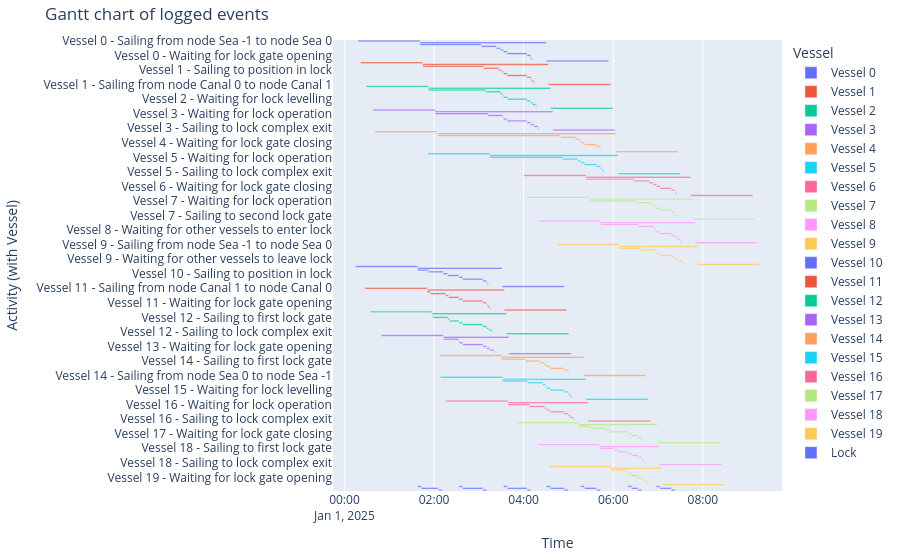

The notebook cell this image was saved under:
### Markdown cell above
#### Gantt chart of event table

### Code cell
df_eventtable = logbook2eventtable([*vessels, lock_chamber])
fig = generate_vessel_gantt_chart(df_eventtable)

### Figure 1 — Plotly figure (JSON) as saved in the notebook; plotly's stock layout.template omitted (floating-point values rounded to 4 significant figures)
{"data": [{"base": ["2025-01-01T00:17:55.000000", "2025-01-01T01:41:15.000000", "2025-01-01T01:41:15.000000", "2025-01-01T03:03:18.000000", "2025-01-01T03:23:18.000000", "2025-01-01T03:28:58.000000", "2025-01-01T03:33:06.000000", "2025-01-01T03:38:06.000000", "2025-01-01T04:04:26.000000", "2025-01-01T04:09:26.000000", "2025-01-01T04:10:15.000000", "2025-01-01T04:30:15.000000"], "hovertemplate": "object name=Vessel 0<br>start time=%{base}<br>stop time=%{x}<br>activity label=%{y}<extra></extra>", "legendgroup": "Vessel 0", "marker": {"color": "#636efa", "pattern": {"shape": ""}}, "name": "Vessel 0", "orientation": "h", "showlegend": true, "textposition": "auto", "type": "bar", "x": [5000000, 10140000, 4923000, 1200000, 340000, 248000, 300000, 1580000, 300000, 49000, 92000, 5000000], "xaxis": "x", "y": ["Vessel 0 - Sailing from node Sea -1 to node Sea 0", "Vessel 0 - Sailing from node Sea 0 to node Canal 0", "Vessel 0 - Waiting for lock operation", "Vessel 0 - Sailing to first lock gate", "Vessel 0 - Sailing to position in lock", "Vessel 0 - Waiting for other vessels to enter lock", "Vessel 0 - Waiting for lock gate closing", "Vessel 0 - Waiting for lock levelling", "Vessel 0 - Waiting for lock gate opening", "Vessel 0 - Sailing to second lock gate", "Vessel 0 - Sailing to lock complex exit", "Vessel 0 - Sailing from node Canal 0 to node Canal 1"], "yaxis": "y"}, {"base": ["2025-01-01T00:21:25.000000", "2025-01-01T01:44:45.000000", "2025-01-01T01:44:45.000000", "2025-01-01T03:06:18.000000", "2025-01-01T03:26:18.000000", "2025-01-01T03:30:21.000000", "2025-01-01T03:33:06.000000", "2025-01-01T03:38:06.000000", "2025-01-01T04:04:26.000000", "2025-01-01T04:09:26.000000", "2025-01-01T04:10:49.000000", "2025-01-01T04:13:15.000000", "2025-01-01T04:33:15.000000"], "hovertemplate": "object name=Vessel 1<br>start time=%{base}<br>stop time=%{x}<br>activity label=%{y}<extra></extra>", "legendgroup": "Vessel 1", "marker": {"color": "#EF553B", "pattern": {"shape": ""}}, "name": "Vessel 1", "orientation": "h", "showlegend": true, "textposition": "auto", "type": "bar", "x": [5000000, 10110000, 4893000, 1200000, 243000, 165000, 300000, 1580000, 300000, 83000, 146000, 92000, 5000000], "xaxis": "x", "y": ["Vessel 1 - Sailing from node Sea -1 to node Sea 0", "Vessel 1 - Sailing from node Sea 0 to node Canal 0", "Vessel 1 - Waiting for lock operation", "Vessel 1 - Sailing to first lock gate", "Vessel 1 - Sailing to position in lock", "Vessel 1 - Waiting for other vessels to enter lock", "Vessel 1 - Waiting for lock gate closing", "Vessel 1 - Waiting for lock levelling", "Vessel 1 - Waiting for lock gate opening", "Vessel 1 - Waiting for other vessels to leave lock", "Vessel 1 - Sailing to second lock gate", "Vessel 1 - Sailing to lock complex exit", "Vessel 1 - Sailing from node Canal 0 to node Canal 1"], "yaxis": "y"}, {"base": ["2025-01-01T00:28:58.000000", "2025-01-01T01:52:18.000000", "2025-01-01T01:52:18.000000", "2025-01-01T03:09:18.000000", "2025-01-01T03:29:18.000000", "2025-01-01T03:31:43.000000", "2025-01-01T03:33:06.000000", "2025-01-01T03:38:06.000000", "2025-01-01T04:04:26.000000", "2025-01-01T04:09:26.000000", "2025-01-01T04:12:12.000000", "2025-01-01T04:16:15.000000", "2025-01-01T04:36:15.000000"], "hovertemplate": "object name=Vessel 2<br>start time=%{base}<br>stop time=%{x}<br>activity label=%{y}<extra></extra>", "legendgroup": "Vessel 2", "marker": {"color": "#00cc96", "pattern": {"shape": ""}}, "name": "Vessel 2", "orientation": "h", "showlegend": true, "textposition": "auto", "type": "bar", "x": [5000000, 9837000, 4620000, 1200000, 145000, 83000, 300000, 1580000, 300000, 166000, 243000, 92000, 5000000], "xaxis": "x", "y": ["Vessel 2 - Sailing from node Sea -1 to node Sea 0", "Vessel 2 - Sailing from node Sea 0 to node Canal 0", "Vessel 2 - Waiting for lock operation", "Vessel 2 - Sailing to first lock gate", "Vessel 2 - Sailing to position in lock", "Vessel 2 - Waiting for other vessels to enter lock", "Vessel 2 - Waiting for lock gate closing", "Vessel 2 - Waiting for lock levelling", "Vessel 2 - Waiting for lock gate opening", "Vessel 2 - Waiting for other vessels to leave lock", "Vessel 2 - Sailing to second lock gate", "Vessel 2 - Sailing to lock complex exit", "Vessel 2 - Sailing from node Canal 0 to node Canal 1"], "yaxis": "y"}, {"base": ["2025-01-01T00:38:13.000000", "2025-01-01T02:01:33.000000", "2025-01-01T02:01:33.000000", "2025-01-01T03:12:18.000000", "2025-01-01T03:32:18.000000", "2025-01-01T03:33:06.000000", "2025-01-01T03:38:06.000000", "2025-01-01T04:04:26.000000", "2025-01-01T04:09:26.000000", "2025-01-01T04:13:35.000000", "2025-01-01T04:19:15.000000", "2025-01-01T04:39:15.000000"], "hovertemplate": "object name=Vessel 3<br>start time=%{base}<br>stop time=%{x}<br>activity label=%{y}<extra></extra>", "legendgroup": "Vessel 3", "marker": {"color": "#ab63fa", "pattern": {"shape": ""}}, "name": "Vessel 3", "orientation": "h", "showlegend": true, "textposition": "auto", "type": "bar", "x": [5000000, 9462000, 4245000, 1200000, 48000, 300000, 1580000, 300000, 249000, 340000, 92000, 5000000], "xaxis": "x", "y": ["Vessel 3 - Sailing from node Sea -1 to node Sea 0", "Vessel 3 - Sailing from node Sea 0 to node Canal 0", "Vessel 3 - Waiting for lock operation", "Vessel 3 - Sailing to first lock gate", "Vessel 3 - Sailing to position in lock", "Vessel 3 - Waiting for lock gate closing", "Vessel 3 - Waiting for lock levelling", "Vessel 3 - Waiting for lock gate opening", "Vessel 3 - Waiting for other vessels to leave lock", "Vessel 3 - Sailing to second lock gate", "Vessel 3 - Sailing to lock complex exit", "Vessel 3 - Sailing from node Canal 0 to node Canal 1"], "yaxis": "y"}, {"base": ["2025-01-01T00:40:58.000000", "2025-01-01T02:04:18.000000", "2025-01-01T02:04:18.000000", "2025-01-01T04:49:29.000000", "2025-01-01T05:09:29.000000", "2025-01-01T05:15:09.000000", "2025-01-01T05:16:32.000000", "2025-01-01T05:21:32.000000", "2025-01-01T05:37:42.000000", "2025-01-01T05:42:42.000000", "2025-01-01T05:43:31.000000", "2025-01-01T06:03:31.000000"], "hovertemplate": "object name=Vessel 4<br>start time=%{base}<br>stop time=%{x}<br>activity label=%{y}<extra></extra>", "legendgroup": "Vessel 4", "marker": {"color": "#FFA15A", "pattern": {"shape": ""}}, "name": "Vessel 4", "orientation": "h", "showlegend": true, "textposition": "auto", "type": "bar", "x": [5000000, 14353000, 9911000, 1200000, 340000, 83000, 300000, 970000, 300000, 49000, 92000, 5000000], "xaxis": "x", "y": ["Vessel 4 - Sailing from node Sea -1 to node Sea 0", "Vessel 4 - Sailing from node Sea 0 to node Canal 0", "Vessel 4 - Waiting for lock operation", "Vessel 4 - Sailing to first lock gate", "Vessel 4 - Sailing to position in lock", "Vessel 4 - Waiting for other vessels to enter lock", "Vessel 4 - Waiting for lock gate closing", "Vessel 4 - Waiting for lock levelling", "Vessel 4 - Waiting for lock gate opening", "Vessel 4 - Sailing to second lock gate", "Vessel 4 - Sailing to lock complex exit", "Vessel 4 - Sailing from node Canal 0 to node Canal 1"], "yaxis": "y"}, {"base": ["2025-01-01T01:51:31.000000", "2025-01-01T03:14:51.000000", "2025-01-01T03:14:51.000000", "2025-01-01T04:52:29.000000", "2025-01-01T05:12:29.000000", "2025-01-01T05:16:32.000000", "2025-01-01T05:21:32.000000", "2025-01-01T05:37:42.000000", "2025-01-01T05:42:42.000000", "2025-01-01T05:44:05.000000", "2025-01-01T05:46:31.000000", "2025-01-01T06:06:31.000000"], "hovertemplate": "object name=Vessel 5<br>start time=%{base}<br>stop time=%{x}<br>activity label=%{y}<extra></extra>", "legendgroup": "Vessel 5", "marker": {"color": "#19d3f3", "pattern": {"shape": ""}}, "name": "Vessel 5", "orientation": "h", "showlegend": true, "textposition": "auto", "type": "bar", "x": [5000000, 10300000, 5858000, 1200000, 243000, 300000, 970000, 300000, 83000, 146000, 92000, 5000000], "xaxis": "x", "y": ["Vessel 5 - Sailing from node Sea -1 to node Sea 0", "Vessel 5 - Sailing from node Sea 0 to node Canal 0", "Vessel 5 - Waiting for lock operation", "Vessel 5 - Sailing to first lock gate", "Vessel 5 - Sailing to position in lock", "Vessel 5 - Waiting for lock gate closing", "Vessel 5 - Waiting for lock levelling", "Vessel 5 - Waiting for lock gate opening", "Vessel 5 - Waiting for other vessels to leave lock", "Vessel 5 - Sailing to second lock gate", "Vessel 5 - Sailing to lock complex exit", "Vessel 5 - Sailing from node Canal 0 to node Canal 1"], "yaxis": "y"}, {"base": ["2025-01-01T04:00:10.000000", "2025-01-01T05:23:30.000000", "2025-01-01T05:23:30.000000", "2025-01-01T06:28:01.000000", "2025-01-01T06:48:01.000000", "2025-01-01T06:53:41.000000", "2025-01-01T06:57:50.000000", "2025-01-01T07:02:50.000000", "2025-01-01T07:17:50.000000", "2025-01-01T07:22:50.000000", "2025-01-01T07:23:38.000000", "2025-01-01T07:43:38.000000"], "hovertemplate": "object name=Vessel 6<br>start time=%{base}<br>stop time=%{x}<br>activity label=%{y}<extra></extra>", "legendgroup": "Vessel 6", "marker": {"color": "#FF6692", "pattern": {"shape": ""}}, "name": "Vessel 6", "orientation": "h", "showlegend": true, "textposition": "auto", "type": "bar", "x": [5000000, 8408000, 3871000, 1200000, 340000, 249000, 300000, 900000, 300000, 48000, 93000, 5000000], "xaxis": "x", "y": ["Vessel 6 - Sailing from node Sea -1 to node Sea 0", "Vessel 6 - Sailing from node Sea 0 to node Canal 0", "Vessel 6 - Waiting for lock operation", "Vessel 6 - Sailing to first lock gate", "Vessel 6 - Sailing to position in lock", "Vessel 6 - Waiting for other vessels to enter lock", "Vessel 6 - Waiting for lock gate closing", "Vessel 6 - Waiting for lock levelling", "Vessel 6 - Waiting for lock gate opening", "Vessel 6 - Sailing to second lock gate", "Vessel 6 - Sailing to lock complex exit", "Vessel 6 - Sailing from node Canal 0 to node Canal 1"], "yaxis": "y"}, {"base": ["2025-01-01T04:04:49.000000", "2025-01-01T05:28:09.000000", "2025-01-01T05:28:09.000000", "2025-01-01T06:31:01.000000", "2025-01-01T06:51:01.000000", "2025-01-01T06:55:04.000000", "2025-01-01T06:57:50.000000", "2025-01-01T07:02:50.000000", "2025-01-01T07:17:50.000000", "2025-01-01T07:22:50.000000", "2025-01-01T07:24:13.000000", "2025-01-01T07:26:38.000000", "2025-01-01T07:46:38.000000"], "hovertemplate": "object name=Vessel 7<br>start time=%{base}<br>stop time=%{x}<br>activity label=%{y}<extra></extra>", "legendgroup": "Vessel 7", "marker": {"color": "#B6E880", "pattern": {"shape": ""}}, "name": "Vessel 7", "orientation": "h", "showlegend": true, "textposition": "auto", "type": "bar", "x": [5000000, 8309000, 3772000, 1200000, 243000, 166000, 300000, 900000, 300000, 83000, 145000, 93000, 5000000], "xaxis": "x", "y": ["Vessel 7 - Sailing from node Sea -1 to node Sea 0", "Vessel 7 - Sailing from node Sea 0 to node Canal 0", "Vessel 7 - Waiting for lock operation", "Vessel 7 - Sailing to first lock gate", "Vessel 7 - Sailing to position in lock", "Vessel 7 - Waiting for other vessels to enter lock", "Vessel 7 - Waiting for lock gate closing", "Vessel 7 - Waiting for lock levelling", "Vessel 7 - Waiting for lock gate opening", "Vessel 7 - Waiting for other vessels to leave lock", "Vessel 7 - Sailing to second lock gate", "Vessel 7 - Sailing to lock complex exit", "Vessel 7 - Sailing from node Canal 0 to node Canal 1"], "yaxis": "y"}, {"base": ["2025-01-01T04:19:44.000000", "2025-01-01T05:43:04.000000", "2025-01-01T05:43:04.000000", "2025-01-01T06:34:01.000000", "2025-01-01T06:54:01.000000", "2025-01-01T06:56:27.000000", "2025-01-01T06:57:50.000000", "2025-01-01T07:02:50.000000", "2025-01-01T07:17:50.000000", "2025-01-01T07:22:50.000000", "2025-01-01T07:25:35.000000", "2025-01-01T07:29:38.000000", "2025-01-01T07:49:38.000000"], "hovertemplate": "object name=Vessel 8<br>start time=%{base}<br>stop time=%{x}<br>activity label=%{y}<extra></extra>", "legendgroup": "Vessel 8", "marker": {"color": "#FF97FF", "pattern": {"shape": ""}}, "name": "Vessel 8", "orientation": "h", "showlegend": true, "textposition": "auto", "type": "bar", "x": [5000000, 7594000, 3057000, 1200000, 146000, 83000, 300000, 900000, 300000, 165000, 243000, 93000, 5000000], "xaxis": "x", "y": ["Vessel 8 - Sailing from node Sea -1 to node Sea 0", "Vessel 8 - Sailing from node Sea 0 to node Canal 0", "Vessel 8 - Waiting for lock operation", "Vessel 8 - Sailing to first lock gate", "Vessel 8 - Sailing to position in lock", "Vessel 8 - Waiting for other vessels to enter lock", "Vessel 8 - Waiting for lock gate closing", "Vessel 8 - Waiting for lock levelling", "Vessel 8 - Waiting for lock gate opening", "Vessel 8 - Waiting for other vessels to leave lock", "Vessel 8 - Sailing to second lock gate", "Vessel 8 - Sailing to lock complex exit", "Vessel 8 - Sailing from node Canal 0 to node Canal 1"], "yaxis": "y"}, {"base": ["2025-01-01T04:44:32.000000", "2025-01-01T06:07:52.000000", "2025-01-01T06:07:52.000000", "2025-01-01T06:37:01.000000", "2025-01-01T06:57:01.000000", "2025-01-01T06:57:50.000000", "2025-01-01T07:02:50.000000", "2025-01-01T07:17:50.000000", "2025-01-01T07:22:50.000000", "2025-01-01T07:26:58.000000", "2025-01-01T07:32:38.000000", "2025-01-01T07:52:38.000000"], "hovertemplate": "object name=Vessel 9<br>start time=%{base}<br>stop time=%{x}<br>activity label=%{y}<extra></extra>", "legendgroup": "Vessel 9", "marker": {"color": "#FECB52", "pattern": {"shape": ""}}, "name": "Vessel 9", "orientation": "h", "showlegend": true, "textposition": "auto", "type": "bar", "x": [5000000, 6286000, 1749000, 1200000, 49000, 300000, 900000, 300000, 248000, 340000, 93000, 5000000], "xaxis": "x", "y": ["Vessel 9 - Sailing from node Sea -1 to node Sea 0", "Vessel 9 - Sailing from node Sea 0 to node Canal 0", "Vessel 9 - Waiting for lock operation", "Vessel 9 - Sailing to first lock gate", "Vessel 9 - Sailing to position in lock", "Vessel 9 - Waiting for lock gate closing", "Vessel 9 - Waiting for lock levelling", "Vessel 9 - Waiting for lock gate opening", "Vessel 9 - Waiting for other vessels to leave lock", "Vessel 9 - Sailing to second lock gate", "Vessel 9 - Sailing to lock complex exit", "Vessel 9 - Sailing from node Canal 0 to node Canal 1"], "yaxis": "y"}, {"base": ["2025-01-01T00:14:44.000000", "2025-01-01T01:38:04.000000", "2025-01-01T01:38:04.000000", "2025-01-01T01:52:27.000000", "2025-01-01T02:12:27.000000", "2025-01-01T02:18:07.000000", "2025-01-01T02:33:24.000000", "2025-01-01T02:38:24.000000", "2025-01-01T03:05:24.000000", "2025-01-01T03:10:24.000000", "2025-01-01T03:11:13.000000", "2025-01-01T03:31:13.000000"], "hovertemplate": "object name=Vessel 10<br>start time=%{base}<br>stop time=%{x}<br>activity label=%{y}<extra></extra>", "legendgroup": "Vessel 10", "marker": {"color": "#636efa", "pattern": {"shape": ""}}, "name": "Vessel 10", "orientation": "h", "showlegend": true, "textposition": "auto", "type": "bar", "x": [5000000, 6789000, 863000, 1200000, 340000, 917000, 300000, 1620000, 300000, 49000, 92000, 5000000], "xaxis": "x", "y": ["Vessel 10 - Sailing from node Canal 1 to node Canal 0", "Vessel 10 - Sailing from node Canal 0 to node Sea 0", "Vessel 10 - Waiting for lock operation", "Vessel 10 - Sailing to first lock gate", "Vessel 10 - Sailing to position in lock", "Vessel 10 - Waiting for other vessels to enter lock", "Vessel 10 - Waiting for lock gate closing", "Vessel 10 - Waiting for lock levelling", "Vessel 10 - Waiting for lock gate opening", "Vessel 10 - Sailing to second lock gate", "Vessel 10 - Sailing to lock complex exit", "Vessel 10 - Sailing from node Sea 0 to node Sea -1"], "yaxis": "y"}, {"base": ["2025-01-01T00:27:21.000000", "2025-01-01T01:50:41.000000", "2025-01-01T01:50:41.000000", "2025-01-01T01:55:27.000000", "2025-01-01T02:15:27.000000", "2025-01-01T02:19:30.000000", "2025-01-01T02:33:24.000000", "2025-01-01T02:38:24.000000", "2025-01-01T03:05:24.000000", "2025-01-01T03:10:24.000000", "2025-01-01T03:11:47.000000", "2025-01-01T03:14:13.000000", "2025-01-01T03:34:13.000000"], "hovertemplate": "object name=Vessel 11<br>start time=%{base}<br>stop time=%{x}<br>activity label=%{y}<extra></extra>", "legendgroup": "Vessel 11", "marker": {"color": "#EF553B", "pattern": {"shape": ""}}, "name": "Vessel 11", "orientation": "h", "showlegend": true, "textposition": "auto", "type": "bar", "x": [5000000, 6212000, 286000, 1200000, 243000, 834000, 300000, 1620000, 300000, 83000, 146000, 92000, 5000000], "xaxis": "x", "y": ["Vessel 11 - Sailing from node Canal 1 to node Canal 0", "Vessel 11 - Sailing from node Canal 0 to node Sea 0", "Vessel 11 - Waiting for lock operation", "Vessel 11 - Sailing to first lock gate", "Vessel 11 - Sailing to position in lock", "Vessel 11 - Waiting for other vessels to enter lock", "Vessel 11 - Waiting for lock gate closing", "Vessel 11 - Waiting for lock levelling", "Vessel 11 - Waiting for lock gate opening", "Vessel 11 - Waiting for other vessels to leave lock", "Vessel 11 - Sailing to second lock gate", "Vessel 11 - Sailing to lock complex exit", "Vessel 11 - Sailing from node Sea 0 to node Sea -1"], "yaxis": "y"}, {"base": ["2025-01-01T00:34:27.000000", "2025-01-01T01:57:47.000000", "2025-01-01T01:57:47.000000", "2025-01-01T01:58:27.000000", "2025-01-01T02:18:27.000000", "2025-01-01T02:20:53.000000", "2025-01-01T02:33:24.000000", "2025-01-01T02:38:24.000000", "2025-01-01T03:05:24.000000", "2025-01-01T03:10:24.000000", "2025-01-01T03:13:10.000000", "2025-01-01T03:17:13.000000", "2025-01-01T03:37:13.000000"], "hovertemplate": "object name=Vessel 12<br>start time=%{base}<br>stop time=%{x}<br>activity label=%{y}<extra></extra>", "legendgroup": "Vessel 12", "marker": {"color": "#00cc96", "pattern": {"shape": ""}}, "name": "Vessel 12", "orientation": "h", "showlegend": true, "textposition": "auto", "type": "bar", "x": [5000000, 5966000, 40000, 1200000, 146000, 751000, 300000, 1620000, 300000, 166000, 243000, 92000, 5000000], "xaxis": "x", "y": ["Vessel 12 - Sailing from node Canal 1 to node Canal 0", "Vessel 12 - Sailing from node Canal 0 to node Sea 0", "Vessel 12 - Waiting for lock operation", "Vessel 12 - Sailing to first lock gate", "Vessel 12 - Sailing to position in lock", "Vessel 12 - Waiting for other vessels to enter lock", "Vessel 12 - Waiting for lock gate closing", "Vessel 12 - Waiting for lock levelling", "Vessel 12 - Waiting for lock gate opening", "Vessel 12 - Waiting for other vessels to leave lock", "Vessel 12 - Sailing to second lock gate", "Vessel 12 - Sailing to lock complex exit", "Vessel 12 - Sailing from node Sea 0 to node Sea -1"], "yaxis": "y"}, {"base": ["2025-01-01T00:49:15.000000", "2025-01-01T02:12:35.000000", "2025-01-01T02:12:35.000000", "2025-01-01T02:32:35.000000", "2025-01-01T02:33:24.000000", "2025-01-01T02:38:24.000000", "2025-01-01T03:05:24.000000", "2025-01-01T03:10:24.000000", "2025-01-01T03:14:32.000000", "2025-01-01T03:20:13.000000", "2025-01-01T03:40:13.000000"], "hovertemplate": "object name=Vessel 13<br>start time=%{base}<br>stop time=%{x}<br>activity label=%{y}<extra></extra>", "legendgroup": "Vessel 13", "marker": {"color": "#ab63fa", "pattern": {"shape": ""}}, "name": "Vessel 13", "orientation": "h", "showlegend": true, "textposition": "auto", "type": "bar", "x": [5000000, 5258000, 1200000, 49000, 300000, 1620000, 300000, 248000, 341000, 92000, 5000000], "xaxis": "x", "y": ["Vessel 13 - Sailing from node Canal 1 to node Canal 0", "Vessel 13 - Sailing from node Canal 0 to node Sea 0", "Vessel 13 - Sailing to first lock gate", "Vessel 13 - Sailing to position in lock", "Vessel 13 - Waiting for lock gate closing", "Vessel 13 - Waiting for lock levelling", "Vessel 13 - Waiting for lock gate opening", "Vessel 13 - Waiting for other vessels to leave lock", "Vessel 13 - Sailing to second lock gate", "Vessel 13 - Sailing to lock complex exit", "Vessel 13 - Sailing from node Sea 0 to node Sea -1"], "yaxis": "y"}, {"base": ["2025-01-01T02:07:07.000000", "2025-01-01T03:30:27.000000", "2025-01-01T03:30:27.000000", "2025-01-01T04:02:20.000000", "2025-01-01T04:22:20.000000", "2025-01-01T04:28:00.000000", "2025-01-01T04:30:46.000000", "2025-01-01T04:35:46.000000", "2025-01-01T04:54:36.000000", "2025-01-01T04:59:36.000000", "2025-01-01T05:00:24.000000", "2025-01-01T05:20:24.000000"], "hovertemplate": "object name=Vessel 14<br>start time=%{base}<br>stop time=%{x}<br>activity label=%{y}<extra></extra>", "legendgroup": "Vessel 14", "marker": {"color": "#FFA15A", "pattern": {"shape": ""}}, "name": "Vessel 14", "orientation": "h", "showlegend": true, "textposition": "auto", "type": "bar", "x": [5000000, 6597000, 1913000, 1200000, 340000, 166000, 300000, 1130000, 300000, 48000, 93000, 5000000], "xaxis": "x", "y": ["Vessel 14 - Sailing from node Canal 1 to node Canal 0", "Vessel 14 - Sailing from node Canal 0 to node Sea 0", "Vessel 14 - Waiting for lock operation", "Vessel 14 - Sailing to first lock gate", "Vessel 14 - Sailing to position in lock", "Vessel 14 - Waiting for other vessels to enter lock", "Vessel 14 - Waiting for lock gate closing", "Vessel 14 - Waiting for lock levelling", "Vessel 14 - Waiting for lock gate opening", "Vessel 14 - Sailing to second lock gate", "Vessel 14 - Sailing to lock complex exit", "Vessel 14 - Sailing from node Sea 0 to node Sea -1"], "yaxis": "y"}, {"base": ["2025-01-01T02:08:36.000000", "2025-01-01T03:31:56.000000", "2025-01-01T03:31:56.000000", "2025-01-01T04:05:20.000000", "2025-01-01T04:25:20.000000", "2025-01-01T04:29:23.000000", "2025-01-01T04:30:46.000000", "2025-01-01T04:35:46.000000", "2025-01-01T04:54:36.000000", "2025-01-01T04:59:36.000000", "2025-01-01T05:00:58.000000", "2025-01-01T05:03:24.000000", "2025-01-01T05:23:24.000000"], "hovertemplate": "object name=Vessel 15<br>start time=%{base}<br>stop time=%{x}<br>activity label=%{y}<extra></extra>", "legendgroup": "Vessel 15", "marker": {"color": "#19d3f3", "pattern": {"shape": ""}}, "name": "Vessel 15", "orientation": "h", "showlegend": true, "textposition": "auto", "type": "bar", "x": [5000000, 6688000, 2004000, 1200000, 243000, 83000, 300000, 1130000, 300000, 82000, 146000, 93000, 5000000], "xaxis": "x", "y": ["Vessel 15 - Sailing from node Canal 1 to node Canal 0", "Vessel 15 - Sailing from node Canal 0 to node Sea 0", "Vessel 15 - Waiting for lock operation", "Vessel 15 - Sailing to first lock gate", "Vessel 15 - Sailing to position in lock", "Vessel 15 - Waiting for other vessels to enter lock", "Vessel 15 - Waiting for lock gate closing", "Vessel 15 - Waiting for lock levelling", "Vessel 15 - Waiting for lock gate opening", "Vessel 15 - Waiting for other vessels to leave lock", "Vessel 15 - Sailing to second lock gate", "Vessel 15 - Sailing to lock complex exit", "Vessel 15 - Sailing from node Sea 0 to node Sea -1"], "yaxis": "y"}, {"base": ["2025-01-01T02:15:36.000000", "2025-01-01T03:38:56.000000", "2025-01-01T03:38:56.000000", "2025-01-01T04:08:20.000000", "2025-01-01T04:28:20.000000", "2025-01-01T04:30:46.000000", "2025-01-01T04:35:46.000000", "2025-01-01T04:54:36.000000", "2025-01-01T04:59:36.000000", "2025-01-01T05:02:21.000000", "2025-01-01T05:06:24.000000", "2025-01-01T05:26:24.000000"], "hovertemplate": "object name=Vessel 16<br>start time=%{base}<br>stop time=%{x}<br>activity label=%{y}<extra></extra>", "legendgroup": "Vessel 16", "marker": {"color": "#FF6692", "pattern": {"shape": ""}}, "name": "Vessel 16", "orientation": "h", "showlegend": true, "textposition": "auto", "type": "bar", "x": [5000000, 6448000, 1764000, 1200000, 146000, 300000, 1130000, 300000, 165000, 243000, 93000, 5000000], "xaxis": "x", "y": ["Vessel 16 - Sailing from node Canal 1 to node Canal 0", "Vessel 16 - Sailing from node Canal 0 to node Sea 0", "Vessel 16 - Waiting for lock operation", "Vessel 16 - Sailing to first lock gate", "Vessel 16 - Sailing to position in lock", "Vessel 16 - Waiting for lock gate closing", "Vessel 16 - Waiting for lock levelling", "Vessel 16 - Waiting for lock gate opening", "Vessel 16 - Waiting for other vessels to leave lock", "Vessel 16 - Sailing to second lock gate", "Vessel 16 - Sailing to lock complex exit", "Vessel 16 - Sailing from node Sea 0 to node Sea -1"], "yaxis": "y"}, {"base": ["2025-01-01T03:50:31.000000", "2025-01-01T05:13:51.000000", "2025-01-01T05:13:51.000000", "2025-01-01T05:29:36.000000", "2025-01-01T05:49:36.000000", "2025-01-01T05:55:16.000000", "2025-01-01T06:19:38.000000", "2025-01-01T06:24:38.000000", "2025-01-01T06:33:08.000000", "2025-01-01T06:38:08.000000", "2025-01-01T06:38:56.000000", "2025-01-01T06:58:56.000000"], "hovertemplate": "object name=Vessel 17<br>start time=%{base}<br>stop time=%{x}<br>activity label=%{y}<extra></extra>", "legendgroup": "Vessel 17", "marker": {"color": "#B6E880", "pattern": {"shape": ""}}, "name": "Vessel 17", "orientation": "h", "showlegend": true, "textposition": "auto", "type": "bar", "x": [5000000, 6305000, 945000, 1200000, 340000, 1462000, 300000, 510000, 300000, 48000, 93000, 5000000], "xaxis": "x", "y": ["Vessel 17 - Sailing from node Canal 1 to node Canal 0", "Vessel 17 - Sailing from node Canal 0 to node Sea 0", "Vessel 17 - Waiting for lock operation", "Vessel 17 - Sailing to first lock gate", "Vessel 17 - Sailing to position in lock", "Vessel 17 - Waiting for other vessels to enter lock", "Vessel 17 - Waiting for lock gate closing", "Vessel 17 - Waiting for lock levelling", "Vessel 17 - Waiting for lock gate opening", "Vessel 17 - Sailing to second lock gate", "Vessel 17 - Sailing to lock complex exit", "Vessel 17 - Sailing from node Sea 0 to node Sea -1"], "yaxis": "y"}, {"base": ["2025-01-01T04:18:29.000000", "2025-01-01T05:41:49.000000", "2025-01-01T05:41:49.000000", "2025-01-01T06:01:49.000000", "2025-01-01T06:05:52.000000", "2025-01-01T06:19:38.000000", "2025-01-01T06:24:38.000000", "2025-01-01T06:33:08.000000", "2025-01-01T06:38:08.000000", "2025-01-01T06:39:30.000000", "2025-01-01T06:41:56.000000", "2025-01-01T07:01:56.000000"], "hovertemplate": "object name=Vessel 18<br>start time=%{base}<br>stop time=%{x}<br>activity label=%{y}<extra></extra>", "legendgroup": "Vessel 18", "marker": {"color": "#FF97FF", "pattern": {"shape": ""}}, "name": "Vessel 18", "orientation": "h", "showlegend": true, "textposition": "auto", "type": "bar", "x": [5000000, 4807000, 1200000, 243000, 826000, 300000, 510000, 300000, 82000, 146000, 93000, 5000000], "xaxis": "x", "y": ["Vessel 18 - Sailing from node Canal 1 to node Canal 0", "Vessel 18 - Sailing from node Canal 0 to node Sea 0", "Vessel 18 - Sailing to first lock gate", "Vessel 18 - Sailing to position in lock", "Vessel 18 - Waiting for other vessels to enter lock", "Vessel 18 - Waiting for lock gate closing", "Vessel 18 - Waiting for lock levelling", "Vessel 18 - Waiting for lock gate opening", "Vessel 18 - Waiting for other vessels to leave lock", "Vessel 18 - Sailing to second lock gate", "Vessel 18 - Sailing to lock complex exit", "Vessel 18 - Sailing from node Sea 0 to node Sea -1"], "yaxis": "y"}, {"base": ["2025-01-01T04:33:52.000000", "2025-01-01T05:57:12.000000", "2025-01-01T05:57:12.000000", "2025-01-01T06:17:12.000000", "2025-01-01T06:19:38.000000", "2025-01-01T06:24:38.000000", "2025-01-01T06:33:08.000000", "2025-01-01T06:38:08.000000", "2025-01-01T06:40:53.000000", "2025-01-01T06:44:56.000000", "2025-01-01T07:04:56.000000"], "hovertemplate": "object name=Vessel 19<br>start time=%{base}<br>stop time=%{x}<br>activity label=%{y}<extra></extra>", "legendgroup": "Vessel 19", "marker": {"color": "#FECB52", "pattern": {"shape": ""}}, "name": "Vessel 19", "orientation": "h", "showlegend": true, "textposition": "auto", "type": "bar", "x": [5000000, 4064000, 1200000, 146000, 300000, 510000, 300000, 165000, 243000, 93000, 5000000], "xaxis": "x", "y": ["Vessel 19 - Sailing from node Canal 1 to node Canal 0", "Vessel 19 - Sailing from node Canal 0 to node Sea 0", "Vessel 19 - Sailing to first lock gate", "Vessel 19 - Sailing to position in lock", "Vessel 19 - Waiting for lock gate closing", "Vessel 19 - Waiting for lock levelling", "Vessel 19 - Waiting for lock gate opening", "Vessel 19 - Waiting for other vessels to leave lock", "Vessel 19 - Sailing to second lock gate", "Vessel 19 - Sailing to lock complex exit", "Vessel 19 - Sailing from node Sea 0 to node Sea -1"], "yaxis": "y"}, {"base": ["2025-01-01T01:38:04.000000", "2025-01-01T01:43:04.000000", "2025-01-01T02:05:54.000000", "2025-01-01T02:33:24.000000", "2025-01-01T02:38:24.000000", "2025-01-01T03:05:24.000000", "2025-01-01T03:33:06.000000", "2025-01-01T03:38:06.000000", "2025-01-01T04:04:26.000000", "2025-01-01T04:30:46.000000", "2025-01-01T04:35:46.000000", "2025-01-01T04:54:36.000000", "2025-01-01T05:16:32.000000", "2025-01-01T05:21:32.000000", "2025-01-01T05:37:42.000000", "2025-01-01T06:19:38.000000", "2025-01-01T06:24:38.000000", "2025-01-01T06:33:08.000000", "2025-01-01T06:57:50.000000", "2025-01-01T07:02:50.000000", "2025-01-01T07:17:50.000000"], "hovertemplate": "object name=Lock<br>start time=%{base}<br>stop time=%{x}<br>activity label=%{y}<extra></extra>", "legendgroup": "Lock", "marker": {"color": "#636efa", "pattern": {"shape": ""}}, "name": "Lock", "orientation": "h", "showlegend": true, "textposition": "auto", "type": "bar", "x": [300000, 1370000, 300000, 300000, 1620000, 300000, 300000, 1580000, 300000, 300000, 1130000, 300000, 300000, 970000, 300000, 300000, 510000, 300000, 300000, 900000, 300000], "xaxis": "x", "y": ["Lock - Lock gate closing", "Lock - Lock levelling", "Lock - Lock gate opening", "Lock - Lock gate closing", "Lock - Lock levelling", "Lock - Lock gate opening", "Lock - Lock gate closing", "Lock - Lock levelling", "Lock - Lock gate opening", "Lock - Lock gate closing", "Lock - Lock levelling", "Lock - Lock gate opening", "Lock - Lock gate closing", "Lock - Lock levelling", "Lock - Lock gate opening", "Lock - Lock gate closing", "Lock - Lock levelling", "Lock - Lock gate opening", "Lock - Lock gate closing", "Lock - Lock levelling", "Lock - Lock gate opening"], "yaxis": "y"}], "layout": {"barmode": "overlay", "legend": {"title": {"text": "Vessel"}, "tracegroupgap": 0}, "margin": {"b": 20, "l": 20, "r": 20, "t": 40}, "title": {"text": "Gantt chart of logged events"}, "xaxis": {"anchor": "y", "domain": [0, 1], "title": {"text": "Time"}, "type": "date"}, "yaxis": {"anchor": "x", "autorange": "reversed", "domain": [0, 1], "title": {"text": "Activity (with Vessel)"}}}}
